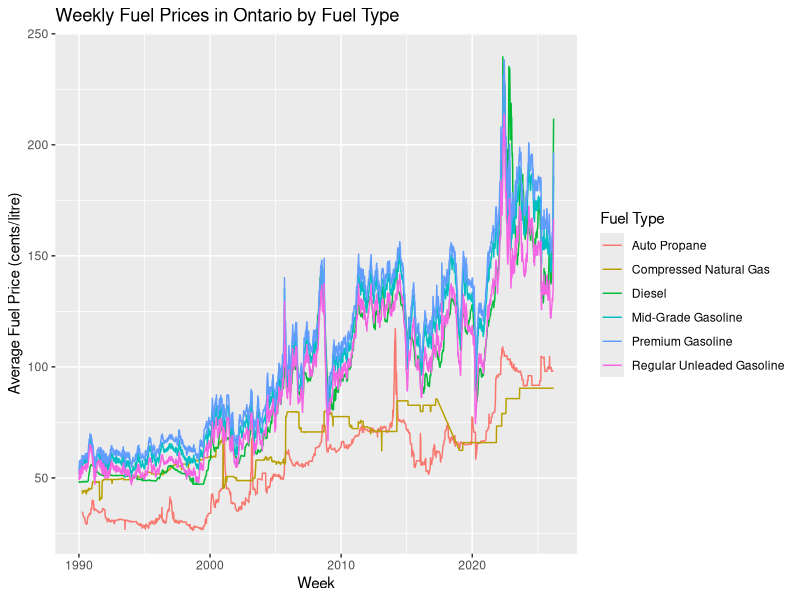

Write R code to recreate this figure.
## ---- chunk 1
knitr::opts_chunk$set(echo = TRUE)
## ---- chunk 2
library(tidyverse)
library(dplyr)
library(lubridate)
library(knitr)
library(ggplot2)
## ---- chunk 3
raw_data = read.csv("data/fueltypesall.csv")
## ---- chunk 4
d = raw_data %>%
  rename(
    Toronto_West = Toronto.West.Ouest,
    Toronto_East = Toronto.East.Est,
    St_Catharines = St..Catharine.s,
    Sault_Saint_Marie = Sault.Saint.Marie,
    Thunder_Bay = Thunder.Bay,
    North_Bay = North.Bay,
    Parry_Sound = Parry.Sound,
    Ontario_Average = Ontario.Average.Moyenne.provinciale,
    Southern_Ontario_Average = Southern.Average.Moyenne.du.sud.de.l.Ontario,
    Northern_Ontario_Average = Northern.Average.Moyenne.du.nord.de.l.Ontario,
    Fuel_Type = Fuel.Type
  )
## ---- chunk 5
old_cols = names(raw_data)
new_cols = names(d)

names_comparison = data.frame(
  Before = old_cols,
  After = new_cols,
  stringsAsFactors = FALSE 
)

library(knitr)
kable(names_comparison, caption = "Old Column Names vs. New Column Names")
## ---- chunk 6
d = d %>% 
  select(!Type.de.carburant)
## ---- chunk 7
d = d %>%
  mutate(across(where(is.numeric), ~ na_if(., 0)))
## ---- chunk 8
d = d %>%
  mutate(Date = as.Date(Date))
## ---- chunk 9
regular_gas_data = d %>%
  filter(Fuel_Type == "Regular Unleaded Gasoline") %>%
  select(!Fuel_Type)

diesel_data = d %>%
  filter(Fuel_Type == "Diesel") %>%
  select(!Fuel_Type)

natural_gas_data = d %>%
  filter(Fuel_Type == "Compressed Natural Gas") %>%
  select(!Fuel_Type)

mid_gas_data = d %>%
  filter(Fuel_Type == "Mid-Grade Gasoline") %>%
  select(!Fuel_Type) 

premium_gas_data = d %>%
  filter(Fuel_Type == "Premium Gasoline") %>%
  select(!Fuel_Type)

auto_propane_data = d %>%
  filter(Fuel_Type == "Auto Propane") %>%
  select(!Fuel_Type) 
## ---- chunk 10
d %>% 
  ggplot(aes(x = Date, y = Ontario_Average, color = Fuel_Type)) + 
  geom_line() +
  labs(
    title = "Weekly Fuel Prices in Ontario by Fuel Type",
    x = "Week",
    y = "Average Fuel Price (cents/litre)",
    color = "Fuel Type")
